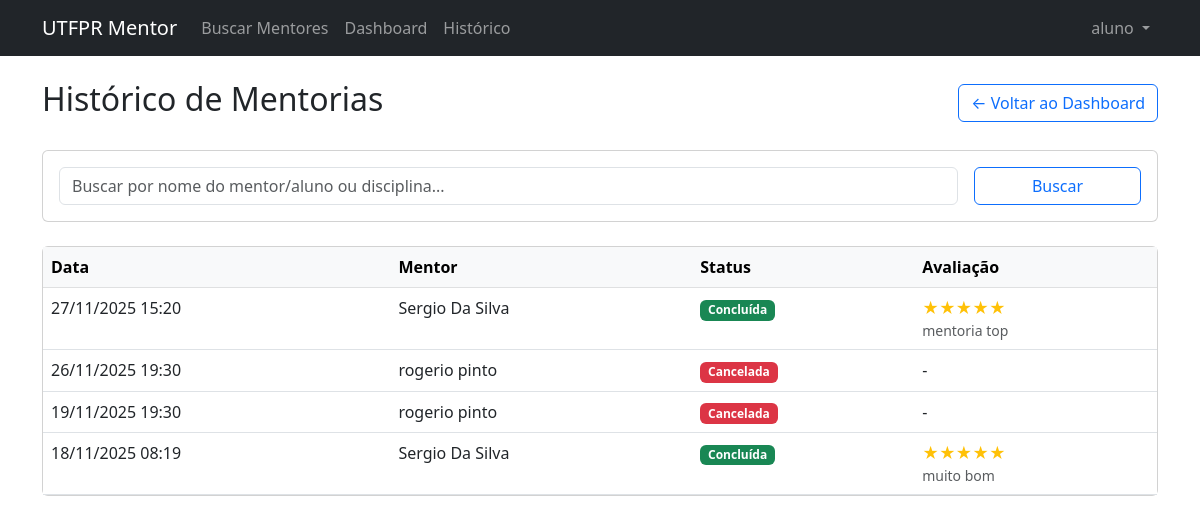
The app's page /agendamentos/historico/ (signed in) with its own data.
### accounts/models.py (models this page shows, shortened)
class CustomUser(AbstractUser):
    ROLE_CHOICES = (
        ('ADMIN', 'Administrador'),
        ('ALUNO', 'Aluno'),
        ('MENTOR', 'Mentor'),
    )
    role = models.CharField(max_length=10, choices=ROLE_CHOICES, default='ALUNO')
    def is_aluno(self):
        return self.role == 'ALUNO'
    def is_mentor(self):
        return self.role == 'MENTOR'

class MentorProfile(models.Model):
    user = models.OneToOneField(CustomUser, on_delete=models.CASCADE, related_name='mentor_profile')
    bio = models.TextField(blank=True)
    disciplinas = models.ManyToManyField('core.Disciplina', related_name='mentores', blank=True)

### agendamentos/models.py (models this page shows, shortened)
class Sessao(models.Model):
    STATUS_CHOICES = (
        ('PENDENTE', 'Pendente'),
        ('CONFIRMADA', 'Confirmada'),
        ('CONCLUIDA', 'Concluída'),
        ('CANCELADA', 'Cancelada'),
    )
    aluno = models.ForeignKey('accounts.AlunoProfile', on_delete=models.CASCADE, related_name='sessoes_aluno')
    mentor = models.ForeignKey('accounts.MentorProfile', on_delete=models.CASCADE, related_name='sessoes_mentor')
    disciplina = models.ForeignKey('core.Disciplina', on_delete=models.SET_NULL, null=True, blank=True)
    data_inicio = models.DateTimeField()
    data_fim = models.DateTimeField()
    status = models.CharField(max_length=20, choices=STATUS_CHOICES, default='PENDENTE')
    criado_em = models.DateTimeField(auto_now_add=True)
    atualizado_em = models.DateTimeField(auto_now=True)
    @property
    def avaliacao_rel(self):
        try:
            return self.avaliacao
        except Avaliacao.DoesNotExist:
            return None

class Avaliacao(models.Model):
    sessao = models.OneToOneField(Sessao, on_delete=models.CASCADE, related_name='avaliacao')
    nota = models.IntegerField(choices=[(i, i) for i in range(1, 6)]) # 1 a 5
    comentario = models.TextField(blank=True)
    criado_em = models.DateTimeField(auto_now_add=True)

### agendamentos/views.py (the view, shortened to what this page needs)
# urls.py: path('historico/', views.HistoricoSessoesView.as_view(), name='historico_sessoes'),
class HistoricoSessoesView(LoginRequiredMixin, ListView):
    model = Sessao
    template_name = 'agendamentos/historico.html'
    context_object_name = 'sessoes'
    paginate_by = 10
    def get_queryset(self):
        user = self.request.user
        queryset = Sessao.objects.filter(
            Q(status='CONCLUIDA') | Q(status='CANCELADA')
        )
        q = self.request.GET.get('q')
        if user.role == 'ADMIN':
            return queryset.order_by('-data_inicio')
        elif user.is_mentor():
            return queryset.filter(mentor__user=user).order_by('-data_inicio')
        elif user.is_aluno():
            return queryset.filter(aluno__user=user).order_by('-data_inicio')
        return Sessao.objects.none()
    def get_context_data(self, **kwargs):
        context = super().get_context_data(**kwargs)
        context['q'] = self.request.GET.get('q', '')
        return context

### agendamentos/templates/agendamentos/historico.html (shortened to what this page needs)
{% extends 'base.html' %}
{% block content %}
<div class="row">
    <div class="col-md-12 mb-4">
        <div class="d-flex justify-content-between align-items-center mb-4">
            <h2>Histórico de Mentorias</h2>
            {% if user.role == 'ADMIN' %}
                <a href="{% url 'admin_dashboard' %}" class="btn btn-outline-primary">&larr; Voltar ao Admin</a>
            {% else %}
                <a href="{% url 'dashboard' %}" class="btn btn-outline-primary">&larr; Voltar ao Dashboard</a>
            {% endif %}
        </div>
        <div class="card mb-4">
            <div class="card-body">
                <form method="get" class="row g-3">
                    <div class="col-md-10">
                        <input type="text" name="q" class="form-control"
                               placeholder="Buscar por nome do mentor/aluno ou disciplina..."
                               value="{{ q }}">
                    </div>
                    <div class="col-md-2">
                        <button type="submit" class="btn btn-outline-primary w-100">Buscar</button>
                    </div>
                </form>
            </div>
        </div>
        {% if sessoes %}
            <div class="card">
                <div class="card-body p-0">
                    <div class="table-responsive">
                        <table class="table table-hover mb-0">
                            <thead class="table-light">
                                <tr>
                                    <th>Data</th>
                                    {% if user.role == 'ADMIN' %}
                                        <th>Mentor</th>
                                        <th>Aluno</th>
                                    {% elif user.is_mentor %}
                                        <th>Aluno</th>
                                    {% else %}
                                        <th>Mentor</th>
                                    {% endif %}
                                    <th>Status</th>
                                    <th>Avaliação</th>
                                </tr>
                            </thead>
                            <tbody>
                                {% for sessao in sessoes %}
                                <tr>
                                    <td>{{ sessao.data_inicio|date:"d/m/Y H:i" }}</td>
                                    {% if user.role == 'ADMIN' %}
                                        <td>
                                            <a href="{% url 'admin_mentor_detail' sessao.mentor.pk %}">
                                                {{ sessao.mentor.user.get_full_name|default:sessao.mentor.user.username }}
                                            </a>
                                        </td>
                                        <td>
                                            <a href="{% url 'admin_aluno_detail' sessao.aluno.pk %}">
                                                {{ sessao.aluno.user.get_full_name|default:sessao.aluno.user.username }}
                                            </a>
                                        </td>
                                    {% elif user.is_mentor %}
                                        <td>{{ sessao.aluno.user.get_full_name|default:sessao.aluno.user.username }}</td>
                                    {% else %}
                                        <td>{{ sessao.mentor.user.get_full_name|default:sessao.mentor.user.username }}</td>
                                    {% endif %}
                                    <td>
                                        {% if sessao.status == 'CONCLUIDA' %}
                                            <span class="badge bg-success">Concluída</span>
                                        {% elif sessao.status == 'CANCELADA' %}
                                            <span class="badge bg-danger">Cancelada</span>
                                        {% else %}
                                            <span class="badge bg-secondary">{{ sessao.status }}</span>
                                        {% endif %}
                                    </td>
                                    <td>
                                        {% if sessao.status == 'CONCLUIDA' %}
                                            {% if sessao.avaliacao_rel %}
                                                <span class="text-warning">
                                                    {% with ''|center:sessao.avaliacao_rel.nota as range %}
                                                    {% for _ in range %}★{% endfor %}
                                                    {% endwith %}
                                                </span>
                                                <small class="d-block text-muted">{{ sessao.avaliacao_rel.comentario|truncatewords:5 }}</small>
                                            {% else %}
                                                {% if user.is_aluno %}
                                                    <a href="{% url 'avaliar_sessao' sessao.pk %}" class="btn btn-sm btn-primary">Avaliar</a>
                                                {% else %}
                                                    <span class="text-muted">Aguardando avaliação</span>
                                                {% endif %}
                                            {% endif %}
                                        {% else %}
                                            -
                                        {% endif %}
                                    </td>
                                </tr>
                                {% endfor %}
                            </tbody>
                        </table>
                    </div>
                </div>
            </div>
        {% endif %}
    </div>
</div>
{% endblock %}

### templates/base.html (shortened to what this page needs)
<!DOCTYPE html>
<html lang="pt-br">
<head>
    <link href="https://cdn.jsdelivr.net/npm/bootstrap@5.3.0/dist/css/bootstrap.min.css" rel="stylesheet">
</head>
<body>
    <nav class="navbar navbar-expand-lg navbar-dark bg-dark">
        <div class="container">
            <a class="navbar-brand" href="{% url 'home' %}">UTFPR Mentor</a>
            <div class="collapse navbar-collapse" id="navbarNav">
                <ul class="navbar-nav me-auto">
                    {% if user.is_authenticated %}
                        {% if user.role == 'ALUNO' %}
                            <li class="nav-item">
                                <a class="nav-link" href="{% url 'mentor_list' %}">Buscar Mentores</a>
                            </li>
                        {% endif %}
                        <li class="nav-item">
                            <a class="nav-link" href="{% url 'dashboard' %}">Dashboard</a>
                        </li>
                        <li class="nav-item">
                            <a class="nav-link" href="{% url 'historico_sessoes' %}">Histórico</a>
                        </li>
                    {% endif %}
                </ul>
                <ul class="navbar-nav">
                    {% if user.is_authenticated %}
                        <li class="nav-item dropdown">
                            <a class="nav-link dropdown-toggle" href="#" id="navbarDropdown" role="button" data-bs-toggle="dropdown">
                                {{ user.username }}
                            </a>
                        </li>
                    {% endif %}
                </ul>
            </div>
        </div>
    </nav>
    <div class="container mt-4">
        {% block content %}
        {% endblock %}
    </div>
</body>
</html>

### records on screen
CustomUser: username "aluno"
Sessao: data_inicio "27/11/2025 15:20", mentor.user.get_full_name "Sergio Da Silva", status "Concluída", avaliacao_rel.comentario "mentoria top"
Sessao: data_inicio "26/11/2025 19:30", mentor.user.get_full_name "rogerio pinto", status "Cancelada"
Sessao: data_inicio "19/11/2025 19:30", mentor.user.get_full_name "rogerio pinto", status "Cancelada"
Sessao: data_inicio "18/11/2025 08:19", mentor.user.get_full_name "Sergio Da Silva", status "Concluída", avaliacao_rel.comentario "muito bom"
